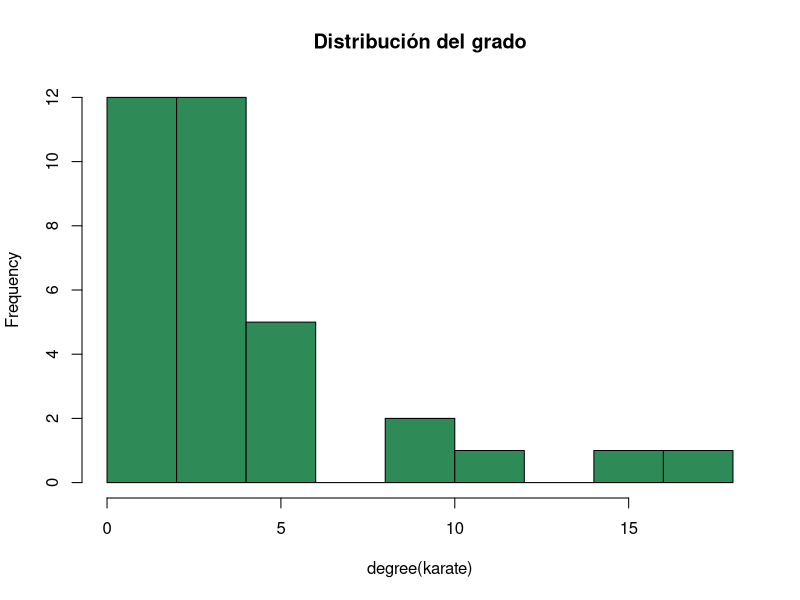
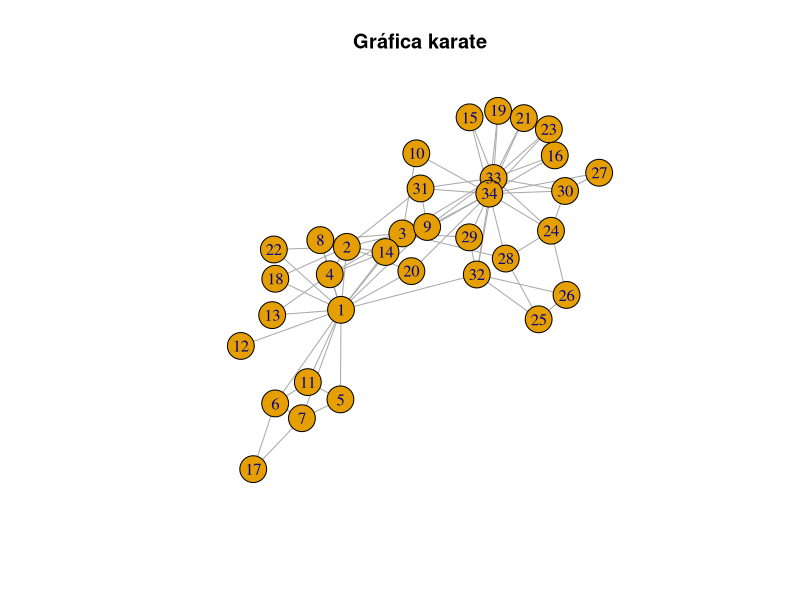

Write the R code that produced these figures, in order.
## ---- chunk 1
knitr::opts_chunk$set(echo = TRUE)
## ---- chunk 2
library(igraph)
karate <- make_graph("Zachary")
## ---- chunk 3
karate

## ---- chunk 4
edge_density (karate)

## ---- chunk 5
adj_mat <- as.matrix (get.adjacency (karate) )
adj_mat

## ---- chunk 6

#Calculo de distribución de conectividades
degree(karate)
#Gráfica
dist_con <- hist(degree(karate), col="seagreen", main = "Distribución del grado")
dist_con

## ---- chunk 7
# Diámetro 
diameter (karate)
# Matriz de distancias
dist_mat <- distances (karate)
# Distancia promedio
mean_distance (karate)

## ---- chunk 8
get_diameter (karate)
#Da la secuencia de nodos que forman el diámetro

## ---- chunk 9
transitivity (karate, type = "local")
## ---- chunk 10

# visualización de la gráfica 
plot(karate, main = "Gráfica karate") #para saber seleccionar los hubs

#Elijo sort para que calcule mayor a menor
sort (degree(karate), decreasing = TRUE)
sort (betweenness(karate), decreasing = TRUE)
sort (closeness(karate), decreasing = TRUE)

